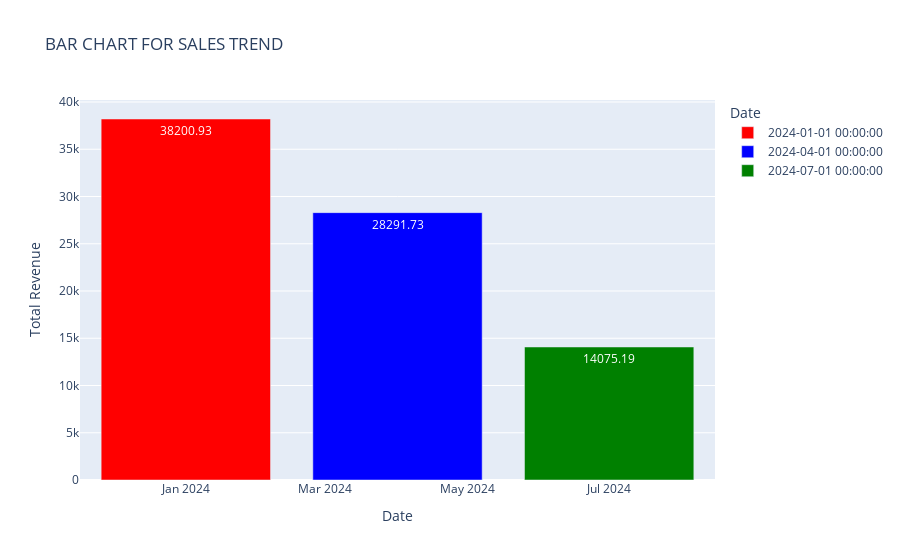

Write notebook code for a chart like this one.
### Code cell
px.bar(sales_summary,x='Date', y='Total Revenue',text='Total Revenue',color='Date',
       color_discrete_sequence=['red','blue','green'],title='BAR CHART FOR SALES TREND')

### Figure 1 — Plotly figure (JSON) as saved in the notebook; plotly's stock layout.template omitted (floating-point values rounded to 4 significant figures)
{"data": [{"alignmentgroup": "True", "hovertemplate": "Date=%{x}<br>Total Revenue=%{text}<extra></extra>", "legendgroup": "2024-01-01 00:00:00", "marker": {"color": "red", "pattern": {"shape": ""}}, "name": "2024-01-01 00:00:00", "offsetgroup": "2024-01-01 00:00:00", "orientation": "v", "showlegend": true, "text": [38200.0], "textposition": "auto", "type": "bar", "x": ["2024-01-01T00:00:00"], "xaxis": "x", "y": [38200.0], "yaxis": "y"}, {"alignmentgroup": "True", "hovertemplate": "Date=%{x}<br>Total Revenue=%{text}<extra></extra>", "legendgroup": "2024-04-01 00:00:00", "marker": {"color": "blue", "pattern": {"shape": ""}}, "name": "2024-04-01 00:00:00", "offsetgroup": "2024-04-01 00:00:00", "orientation": "v", "showlegend": true, "text": [28290.0], "textposition": "auto", "type": "bar", "x": ["2024-04-01T00:00:00"], "xaxis": "x", "y": [28290.0], "yaxis": "y"}, {"alignmentgroup": "True", "hovertemplate": "Date=%{x}<br>Total Revenue=%{text}<extra></extra>", "legendgroup": "2024-07-01 00:00:00", "marker": {"color": "green", "pattern": {"shape": ""}}, "name": "2024-07-01 00:00:00", "offsetgroup": "2024-07-01 00:00:00", "orientation": "v", "showlegend": true, "text": [14080.0], "textposition": "auto", "type": "bar", "x": ["2024-07-01T00:00:00"], "xaxis": "x", "y": [14080.0], "yaxis": "y"}], "layout": {"autosize": true, "barmode": "relative", "legend": {"title": {"text": "Date"}, "tracegroupgap": 0}, "title": {"text": "BAR CHART FOR SALES TREND"}, "xaxis": {"anchor": "y", "autorange": true, "categoryarray": ["2024-01-01T00:00:00", "2024-04-01T00:00:00", "2024-07-01T00:00:00"], "categoryorder": "array", "domain": [0, 1], "range": ["2023-11-16 12:00", "2024-08-15 12:00"], "title": {"text": "Date"}, "type": "date"}, "yaxis": {"anchor": "x", "autorange": true, "domain": [0, 1], "range": [0, 40210.0], "title": {"text": "Total Revenue"}, "type": "linear"}}}
